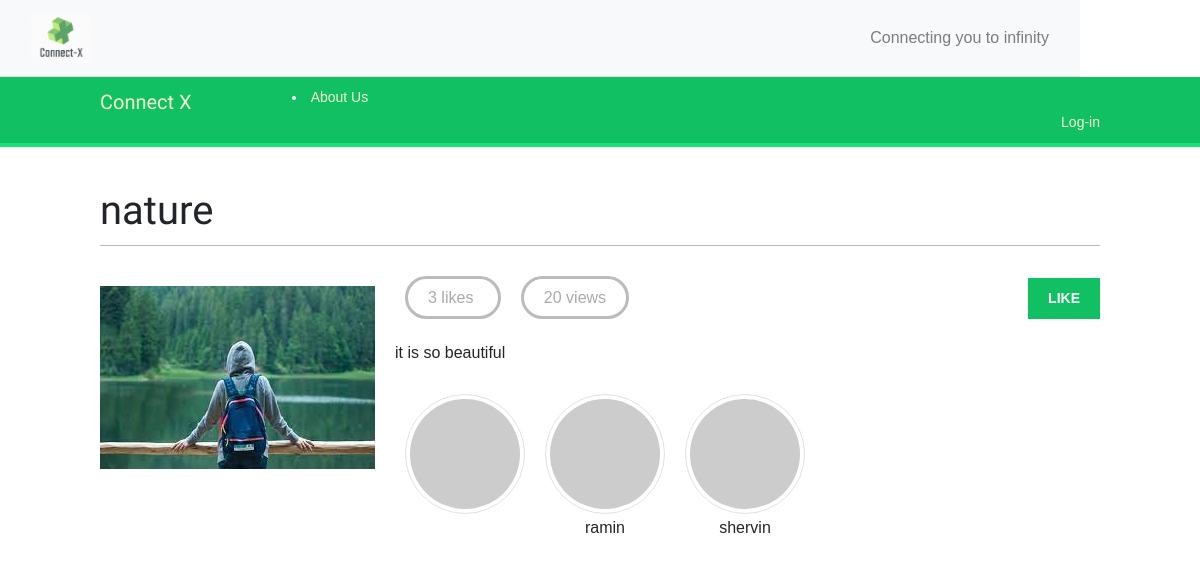
Page /images/detail/2/nature/ on the committed database.
### images/models.py (models this page shows, shortened)
class Image(models.Model):
    user = models.ForeignKey(settings.AUTH_USER_MODEL,
                             related_name='images_created',
                             on_delete=models.CASCADE)
    title = models.CharField(max_length=200)
    slug = models.SlugField(max_length=200,
                            blank=True)
    url = models.URLField(blank=True,null=True)
    image = models.ImageField(upload_to='images/%Y/%m/%d/')
    description = models.TextField(blank=True)
    created = models.DateField(auto_now_add=True,
                               db_index=True)
    users_like = models.ManyToManyField(settings.AUTH_USER_MODEL,
                                        related_name='images_liked',
                                        blank=True)
    total_likes = models.PositiveIntegerField(db_index=True,
                                              default=0)
    total_views = models.PositiveIntegerField(default=0)
    def save(self, *args, **kwargs):
        if not self.slug:
            self.slug = slugify(self.title)
        super().save(*args, **kwargs)

### images/views.py (the view)
def image_detail(request, id, slug):
    image = get_object_or_404(Image, id=id, slug=slug)
    image.total_views += 1
    image.save()
    return render(request,
                  'images/image/detail.html',
                  {'section': 'images',
                   'image': image
                })

### images/templates/images/image/detail.html (shortened to what this page needs)
{% extends "base.html" %}
{% block content %}
  <h1>{{ image.title }}</h1>
  {% load thumbnail %}
  <a href="{{ image.image.url }}">
    <img src="{% thumbnail image.image 350x0 %}" class="image-detail">
  </a>
  {% with total_likes=image.users_like.count users_like=image.users_like.all %}
    <div class="image-info">
      <div>
        <span class="count">
          <span class="total">{{ total_likes }}</span>
          like{{ total_likes|pluralize }}
        </span>
        <span class="count">{{ image.total_views }} view{{ image.total_views|pluralize }}</span>
        <a href="#" data-id="{{ image.id }}" data-action="{% if request.user in users_like %}un{% endif %}like" class="like button">
          {% if request.user not in users_like %}
            Like
          {% else %}
            Unlike
          {% endif %}
        </a>
      </div>
      {{ image.description|linebreaks }}
    </div>
    <div class="image-likes">
      {% for user in users_like %}
        <div>
          {% if user.profile.photo %}
          <img src="{{ user.profile.photo }}">
          {% else %}
          <img src="https://via.placeholder.com/200" class="avatar img-circle img-thumbnail" alt="avatar">
          {% endif %}
          <p>{{ user.first_name }}</p>
        </div>
      {% empty %}
        Nobody likes this image yet.
      {% endfor %}
    </div>
  {% endwith %}
{% endblock %}

### account/static/css/base.css (style rules this page uses)
body { margin:0; padding:0; font-family:helvetica, sans-serif; }
p { line-height: 1.8; }
a { color:#12c064; text-decoration:none; }
h1, h2, h3, h4, h5 , h6 { font-family: 'Muli', sans-serif; font-weight:normal; }
h1 { border-bottom:1px solid #bbb; padding:0 0 10px 0; margin:10px 0 20px 0; }
input[type=submit], a.button { font-weight:bold; background:#12c064; color:#fff; padding:10px 20px; font-size:14px; text-transform:uppercase; }
.image-preview, .image-detail { max-width:300px; float:left; margin:0 20px 20px 0; }
.image-detail { margin-top:20px; }
.image-info div { padding:20px 0; overflow:auto; }
.count { color:#aaa; border:3px solid #bbb; border-radius:26px; padding:10px 20px; margin:20px 10px 0; }
a.like, a.follow { float:right; margin-top:-8px; }
.image-likes div { float:left; width:auto; padding:10px; text-align:center; }
.image-likes img { width:120px; height:120px; border-radius:50%; }

### rows in the picture
Image: title "nature", image (picture), total_views "20", description "it is so beautiful"

### other values in the picture
{{ total_likes }} "3"
{{ user.first_name }} "ramin"
{{ user.first_name }} "shervin"
